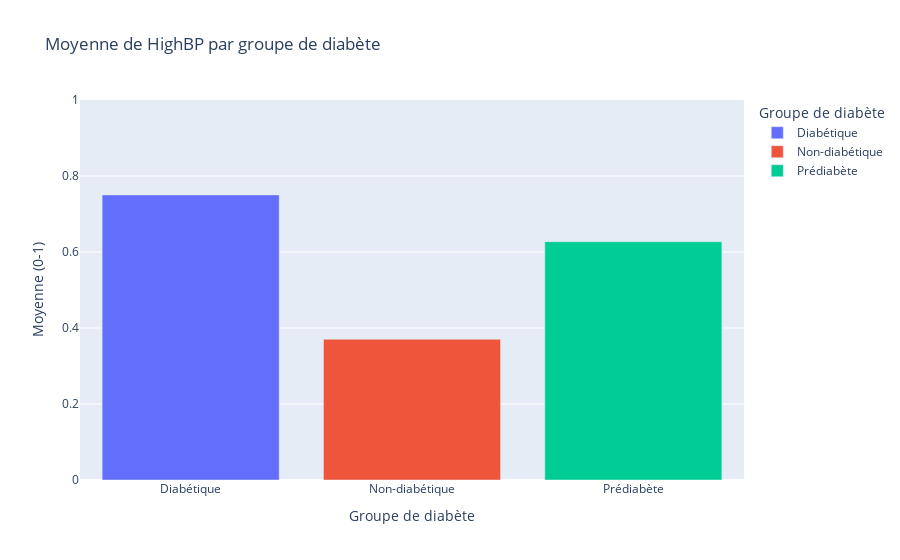
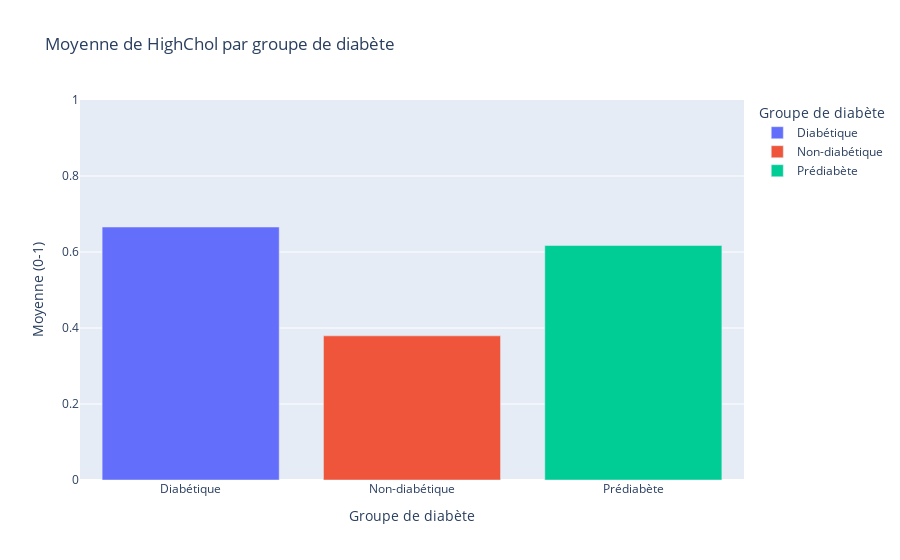
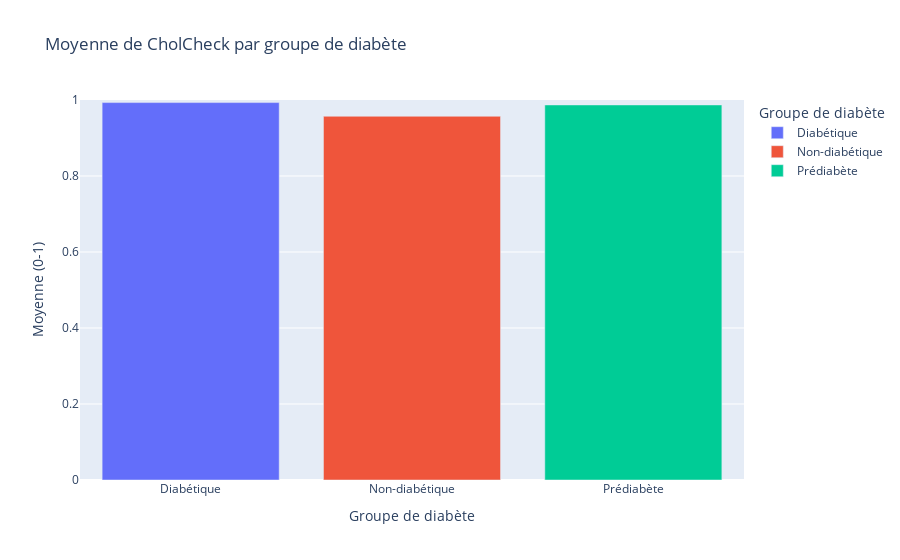
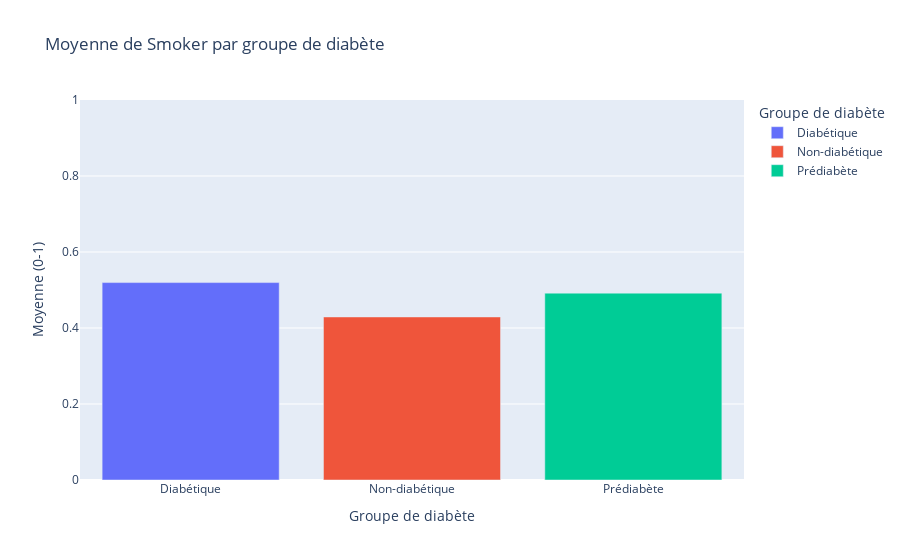

Notebook code for these charts, in order:
### Code cell
import plotly.express as px

# Liste des variables binaires (0 ou 1)
binary_features = [
    'HighBP', 'HighChol', 'CholCheck', 'Smoker', 'Stroke', 'HeartDiseaseorAttack',
    'PhysActivity', 'Fruits', 'Veggies', 'HvyAlcoholConsump', 'AnyHealthcare',
    'NoDocbcCost', 'DiffWalk', 'Sex'
]

dataDiabete = train_data.copy()


dataDiabete = dataDiabete.replace({'Diabetes_012' : {float(0): 'Non-diabétique', float(1): 'Prédiabète', float(2): 'Diabétique'}})

features = [col for col in dataDiabete.columns if col != 'Diabetes_012']
features = [col for col in features if col not in binary_features]

for feature in binary_features:
    mean_by_group = dataDiabete.groupby('Diabetes_012')[feature].mean().reset_index()
    fig = px.bar(
        mean_by_group,
        x='Diabetes_012',
        y=feature,
        color='Diabetes_012',
        title=f'Moyenne de {feature} par groupe de diabète',
        labels={feature: 'Moyenne', 'Diabetes_012': 'Groupe de diabète'}
    )
    fig.update_layout(
        yaxis_title='Moyenne (0-1)',
        xaxis_title='Groupe de diabète',
        yaxis_range=[0, 1]
    )
    fig.show()

for feature in features:
    mean_by_group = dataDiabete.groupby('Diabetes_012')[feature].mean().reset_index()
    fig = px.bar(
        mean_by_group,
        x='Diabetes_012',
        y=feature,
        color='Diabetes_012',
        title=f'Moyenne de {feature} par groupe de diabète',
        labels={feature: 'Moyenne', 'Diabetes_012': 'Groupe de diabète'}
    )
    fig.update_layout(
        yaxis_title='Moyenne',
        xaxis_title='Groupe de diabète'
    )
    fig.show()

### Figure 1 — Plotly figure (JSON) as saved in the notebook; plotly's stock layout.template omitted (floating-point values rounded to 4 significant figures)
{"data": [{"hovertemplate": "Groupe de diabète=%{x}<br>Moyenne=%{y}<extra></extra>", "legendgroup": "Diabétique", "marker": {"color": "#636efa", "pattern": {"shape": ""}}, "name": "Diabétique", "orientation": "v", "showlegend": true, "textposition": "auto", "type": "bar", "x": ["Diabétique"], "xaxis": "x", "y": [0.7503], "yaxis": "y"}, {"hovertemplate": "Groupe de diabète=%{x}<br>Moyenne=%{y}<extra></extra>", "legendgroup": "Non-diabétique", "marker": {"color": "#EF553B", "pattern": {"shape": ""}}, "name": "Non-diabétique", "orientation": "v", "showlegend": true, "textposition": "auto", "type": "bar", "x": ["Non-diabétique"], "xaxis": "x", "y": [0.3705], "yaxis": "y"}, {"hovertemplate": "Groupe de diabète=%{x}<br>Moyenne=%{y}<extra></extra>", "legendgroup": "Prédiabète", "marker": {"color": "#00cc96", "pattern": {"shape": ""}}, "name": "Prédiabète", "orientation": "v", "showlegend": true, "textposition": "auto", "type": "bar", "x": ["Prédiabète"], "xaxis": "x", "y": [0.6271], "yaxis": "y"}], "layout": {"barmode": "relative", "legend": {"title": {"text": "Groupe de diabète"}, "tracegroupgap": 0}, "title": {"text": "Moyenne de HighBP par groupe de diabète"}, "xaxis": {"anchor": "y", "categoryarray": ["Diabétique", "Non-diabétique", "Prédiabète"], "categoryorder": "array", "domain": [0, 1], "title": {"text": "Groupe de diabète"}}, "yaxis": {"anchor": "x", "domain": [0, 1], "range": [0, 1], "title": {"text": "Moyenne (0-1)"}}}}

### Figure 2 — Plotly figure (JSON) as saved in the notebook; plotly's stock layout.template omitted (floating-point values rounded to 4 significant figures)
{"data": [{"hovertemplate": "Groupe de diabète=%{x}<br>Moyenne=%{y}<extra></extra>", "legendgroup": "Diabétique", "marker": {"color": "#636efa", "pattern": {"shape": ""}}, "name": "Diabétique", "orientation": "v", "showlegend": true, "textposition": "auto", "type": "bar", "x": ["Diabétique"], "xaxis": "x", "y": [0.6657], "yaxis": "y"}, {"hovertemplate": "Groupe de diabète=%{x}<br>Moyenne=%{y}<extra></extra>", "legendgroup": "Non-diabétique", "marker": {"color": "#EF553B", "pattern": {"shape": ""}}, "name": "Non-diabétique", "orientation": "v", "showlegend": true, "textposition": "auto", "type": "bar", "x": ["Non-diabétique"], "xaxis": "x", "y": [0.3794], "yaxis": "y"}, {"hovertemplate": "Groupe de diabète=%{x}<br>Moyenne=%{y}<extra></extra>", "legendgroup": "Prédiabète", "marker": {"color": "#00cc96", "pattern": {"shape": ""}}, "name": "Prédiabète", "orientation": "v", "showlegend": true, "textposition": "auto", "type": "bar", "x": ["Prédiabète"], "xaxis": "x", "y": [0.617], "yaxis": "y"}], "layout": {"barmode": "relative", "legend": {"title": {"text": "Groupe de diabète"}, "tracegroupgap": 0}, "title": {"text": "Moyenne de HighChol par groupe de diabète"}, "xaxis": {"anchor": "y", "categoryarray": ["Diabétique", "Non-diabétique", "Prédiabète"], "categoryorder": "array", "domain": [0, 1], "title": {"text": "Groupe de diabète"}}, "yaxis": {"anchor": "x", "domain": [0, 1], "range": [0, 1], "title": {"text": "Moyenne (0-1)"}}}}

### Figure 3 — Plotly figure (JSON) as saved in the notebook; plotly's stock layout.template omitted (floating-point values rounded to 4 significant figures)
{"data": [{"hovertemplate": "Groupe de diabète=%{x}<br>Moyenne=%{y}<extra></extra>", "legendgroup": "Diabétique", "marker": {"color": "#636efa", "pattern": {"shape": ""}}, "name": "Diabétique", "orientation": "v", "showlegend": true, "textposition": "auto", "type": "bar", "x": ["Diabétique"], "xaxis": "x", "y": [0.9932], "yaxis": "y"}, {"hovertemplate": "Groupe de diabète=%{x}<br>Moyenne=%{y}<extra></extra>", "legendgroup": "Non-diabétique", "marker": {"color": "#EF553B", "pattern": {"shape": ""}}, "name": "Non-diabétique", "orientation": "v", "showlegend": true, "textposition": "auto", "type": "bar", "x": ["Non-diabétique"], "xaxis": "x", "y": [0.9572], "yaxis": "y"}, {"hovertemplate": "Groupe de diabète=%{x}<br>Moyenne=%{y}<extra></extra>", "legendgroup": "Prédiabète", "marker": {"color": "#00cc96", "pattern": {"shape": ""}}, "name": "Prédiabète", "orientation": "v", "showlegend": true, "textposition": "auto", "type": "bar", "x": ["Prédiabète"], "xaxis": "x", "y": [0.987], "yaxis": "y"}], "layout": {"barmode": "relative", "legend": {"title": {"text": "Groupe de diabète"}, "tracegroupgap": 0}, "title": {"text": "Moyenne de CholCheck par groupe de diabète"}, "xaxis": {"anchor": "y", "categoryarray": ["Diabétique", "Non-diabétique", "Prédiabète"], "categoryorder": "array", "domain": [0, 1], "title": {"text": "Groupe de diabète"}}, "yaxis": {"anchor": "x", "domain": [0, 1], "range": [0, 1], "title": {"text": "Moyenne (0-1)"}}}}

### Figure 4 — Plotly figure (JSON) as saved in the notebook; plotly's stock layout.template omitted (floating-point values rounded to 4 significant figures)
{"data": [{"hovertemplate": "Groupe de diabète=%{x}<br>Moyenne=%{y}<extra></extra>", "legendgroup": "Diabétique", "marker": {"color": "#636efa", "pattern": {"shape": ""}}, "name": "Diabétique", "orientation": "v", "showlegend": true, "textposition": "auto", "type": "bar", "x": ["Diabétique"], "xaxis": "x", "y": [0.5195], "yaxis": "y"}, {"hovertemplate": "Groupe de diabète=%{x}<br>Moyenne=%{y}<extra></extra>", "legendgroup": "Non-diabétique", "marker": {"color": "#EF553B", "pattern": {"shape": ""}}, "name": "Non-diabétique", "orientation": "v", "showlegend": true, "textposition": "auto", "type": "bar", "x": ["Non-diabétique"], "xaxis": "x", "y": [0.4291], "yaxis": "y"}, {"hovertemplate": "Groupe de diabète=%{x}<br>Moyenne=%{y}<extra></extra>", "legendgroup": "Prédiabète", "marker": {"color": "#00cc96", "pattern": {"shape": ""}}, "name": "Prédiabète", "orientation": "v", "showlegend": true, "textposition": "auto", "type": "bar", "x": ["Prédiabète"], "xaxis": "x", "y": [0.4917], "yaxis": "y"}], "layout": {"barmode": "relative", "legend": {"title": {"text": "Groupe de diabète"}, "tracegroupgap": 0}, "title": {"text": "Moyenne de Smoker par groupe de diabète"}, "xaxis": {"anchor": "y", "categoryarray": ["Diabétique", "Non-diabétique", "Prédiabète"], "categoryorder": "array", "domain": [0, 1], "title": {"text": "Groupe de diabète"}}, "yaxis": {"anchor": "x", "domain": [0, 1], "range": [0, 1], "title": {"text": "Moyenne (0-1)"}}}}
